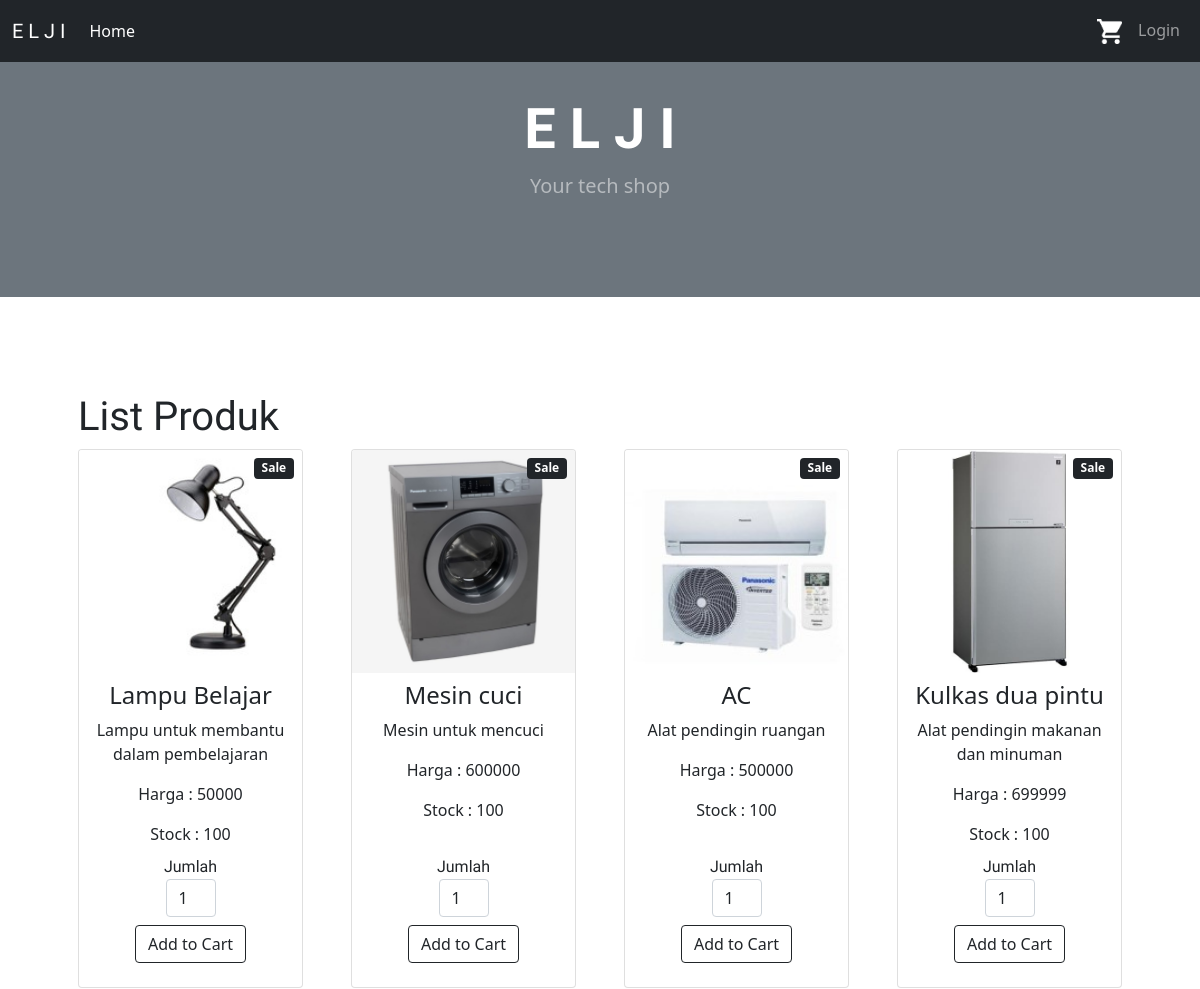
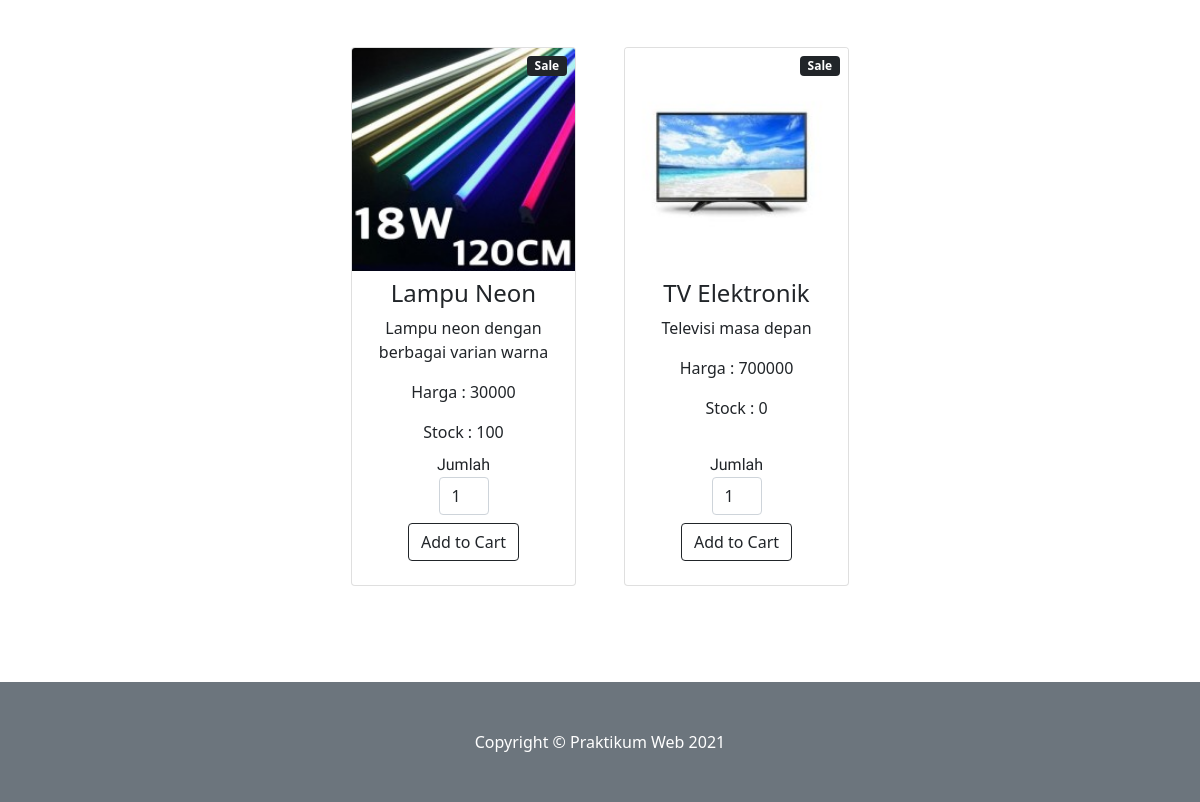
The page / on the database its author committed (2 pictures, top to bottom).
### tables this page shows
CREATE TABLE `product` (
  `id` int(5) NOT NULL,
  `name` varchar(100) NOT NULL,
  `description` text NOT NULL,
  `price` bigint(20) NOT NULL,
  `stock` int(11) DEFAULT NULL,
  `image_path` varchar(1024) NOT NULL,
  `created_at` timestamp NOT NULL DEFAULT current_timestamp(),
  `updated_at` datetime NOT NULL DEFAULT current_timestamp() ON UPDATE current_timestamp()
);

### koneksi.php (called while the page is built, shortened)
<?php
	$koneksi = mysqli_connect("localhost" , "root", "" , "toko_elektronik");
	function query ($query){
		global $koneksi;
		$result = mysqli_query($koneksi , $query);
		$rows = [];
		while ($row = mysqli_fetch_assoc($result)) {
			$rows[] = $row;
		}
		return $rows;
	}
 ?>

### index.php (the view, shortened to what this page needs)
<?php
	include 'koneksi.php';
	$produk = query("SELECT * FROM product");
?>
<!DOCTYPE html>
<html>
<head>
	<link href="https://cdn.jsdelivr.net/npm/bootstrap@5.0.2/dist/css/bootstrap.min.css" rel="stylesheet">
</head>
<body>
	<?php include('navbar.php')?>
	<header class="bg-secondary py-5">
		<div class="container mx-auto my-5">
			<div class="text-center text-white">
				<h1 class="display-4 fw-bolder">E L J I</h1>
				<p class="lead fw-normal text-white-50 mb-0">Your tech shop</p>
			</div>
		</div>
	</header>
	<section class="py-5">
		<div class="container px-4 px-lg-5 mt-5">
			<h1>List Produk</h1>
			<div class="row gx-4 gx-lg-5 row-cols-2 row-cols-md-3 row-cols-xl-4 justify-content-center">
			<?php for ($i=0; $i < count($produk) ; $i++) : ?>
				<div class="col-md mb-5">
          			<div class="card h-100">
          				<div class="badge bg-dark text-white position-absolute" style="top: 0.5rem; right: 0.5rem">Sale</div>
            			<img class="card-img-top" src="<?php echo($produk[$i]["image_path"]); ?>">
            			<div class="card-body p-2">
            				<div class="text-center">
            					<h4><?php echo($produk[$i]["name"]); ?> </h4>
	             				<p class="card-text"><?php echo($produk[$i]["description"]);  ?> </p>
	             				<p class="card-text">Harga : <?php echo($produk[$i]["price"]);  ?> </p>
	             				<p class="card-text">Stock : <?php echo($produk[$i]["stock"]);  ?> </p>
            				</div>
            			</div>
            			<div class="card-footer p-4 pt-0 border-top-0 bg-transparent">
							<form action="cart.php" method="post" class="text-center">
								<label for="quantity">Jumlah</label>
								<input type="text" name="quantity" value="1" class="form-control mx-auto mb-2" style="width: 50px;" />
								<input type="submit" name="add_to_cart"class="btn btn-outline-dark mt-auto" value="Add to Cart"/>
							</form>
						</div>
          			</div>
        		</div>
			<?php endfor;  ?>
			</div>
		</div>
	</section>
	<footer class="py-5 bg-secondary">
        <div class="container"><p class="m-0 text-center text-white">Copyright &copy; Praktikum Web 2021</p></div>
    </footer>
	</body>
</html>

### navbar.php (shortened to what this page needs)
<nav class="navbar fixed-top navbar-expand-lg navbar-dark bg-dark">
	<div class="container-fluid">
		<h2><a class="navbar-brand" href="#">E L J I</a></h2>
		<div class="navbar-nav">
			<a class="nav-link active" aria-current="page" href="index.php">Home</a>
		</div>
		<div class="collapse navbar-collapse" id="navbarNavAltMarkup">
			<div class="navbar-nav ms-auto">
				<a class="nav-item nav-link " href="cart.php"><img src="./img/cart.png" width="25px" height="25px"alt=""></a>
				<?php if(isset($_SESSION["login"])): ?>
					<a class="nav-item nav-link " href="logout.php">Logout</a>
				<?php else : ?>
					<a class="nav-item nav-link " href="login.php">Login</a>
				<?php endif; ?>
			</div>
		</div>
	</div>
</nav>

### index.php (style rules this page uses)
body { animation: color 5s linear 0s infinite alternate running; }
h2 { font-family: 'Secular One', sans-serif; }
h1 { font-family: 'Secular One', sans-serif; }
label { font-family: 'Secular One', sans-serif; }

### rows shown on the page
product: image_path (picture), name "Lampu Belajar", description "Lampu untuk membantu dalam pembelajaran", price "50000", stock "100"
product: image_path (picture), name "Mesin cuci", description "Mesin untuk mencuci", price "600000", stock "100"
product: image_path (picture), name "AC", description "Alat pendingin ruangan", price "500000", stock "100"
product: image_path (picture), name "Kulkas dua pintu", description "Alat pendingin makanan dan minuman", price "699999", stock "100"
product: image_path (picture), name "Lampu Neon", description "Lampu neon dengan berbagai varian warna", price "30000", stock "100"
product: image_path (picture), name "TV Elektronik", description "Televisi masa depan", price "700000", stock "0"
